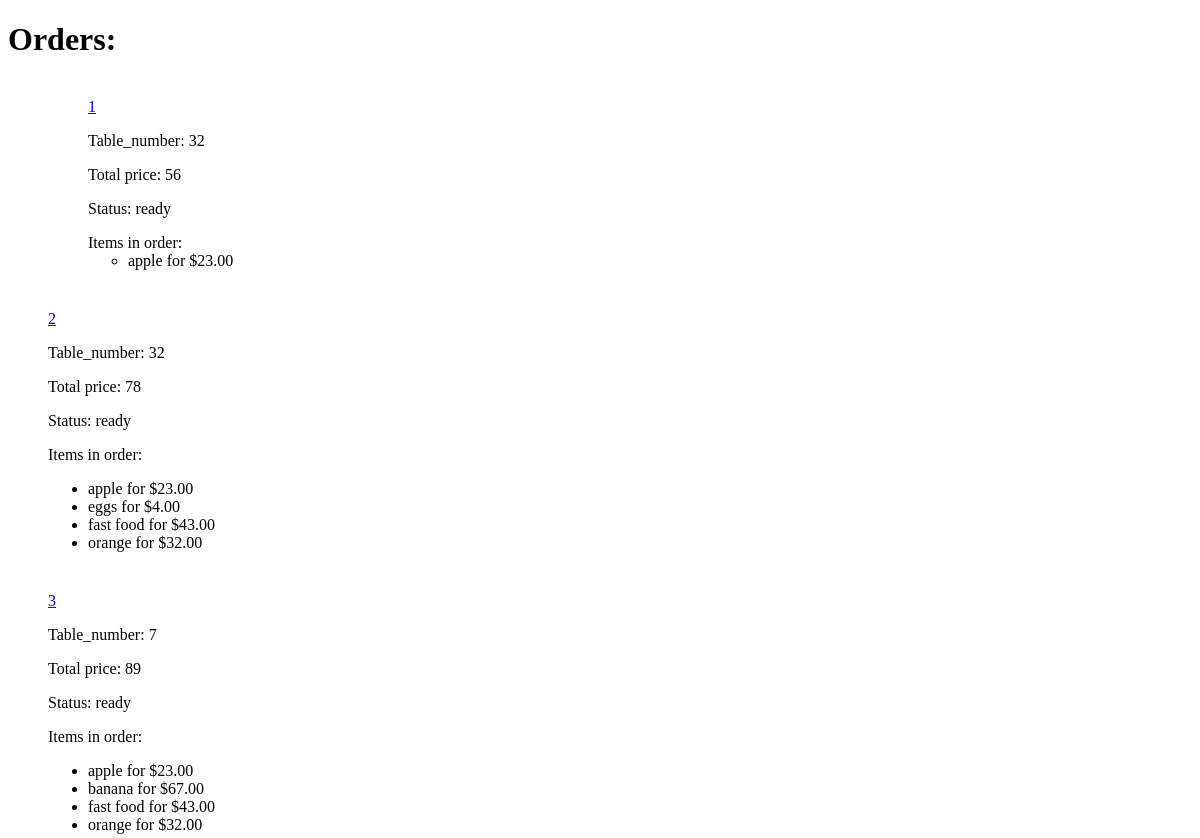
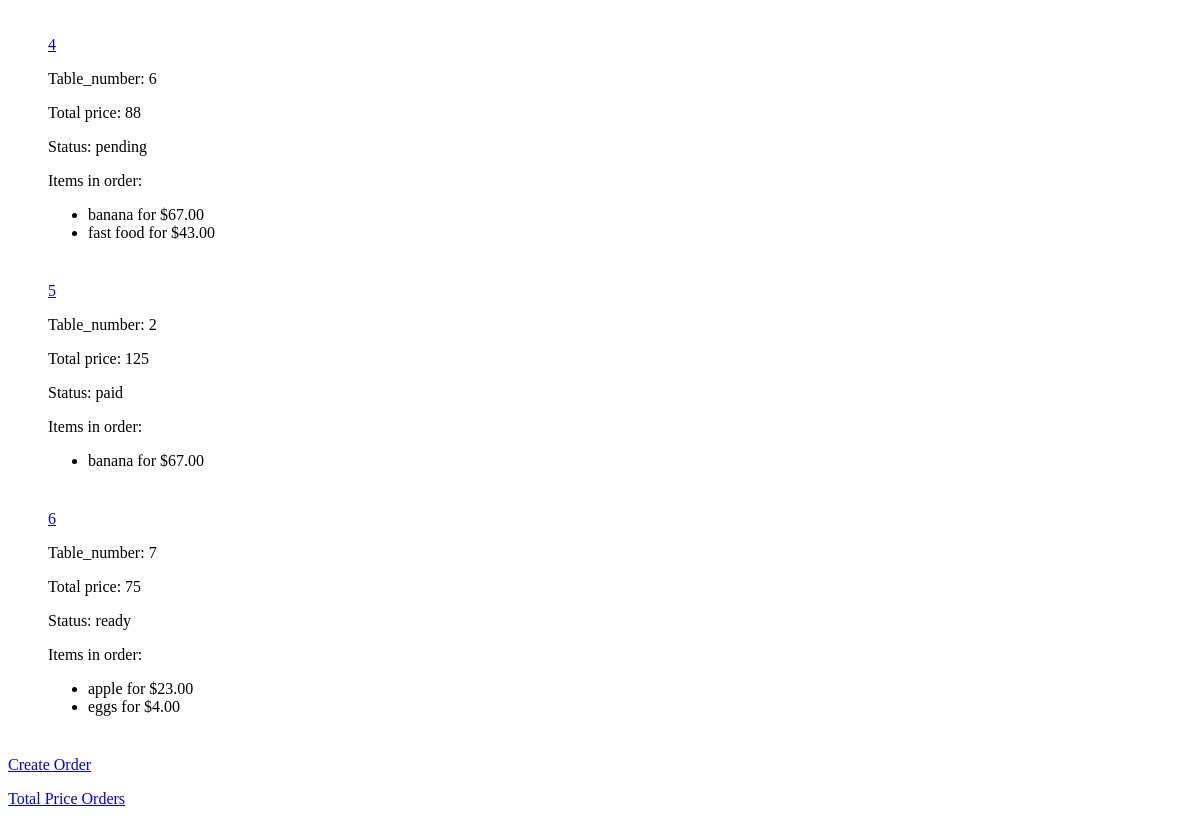
Page /cafe/orders/ on the earlier database version (2 pictures, top to bottom).
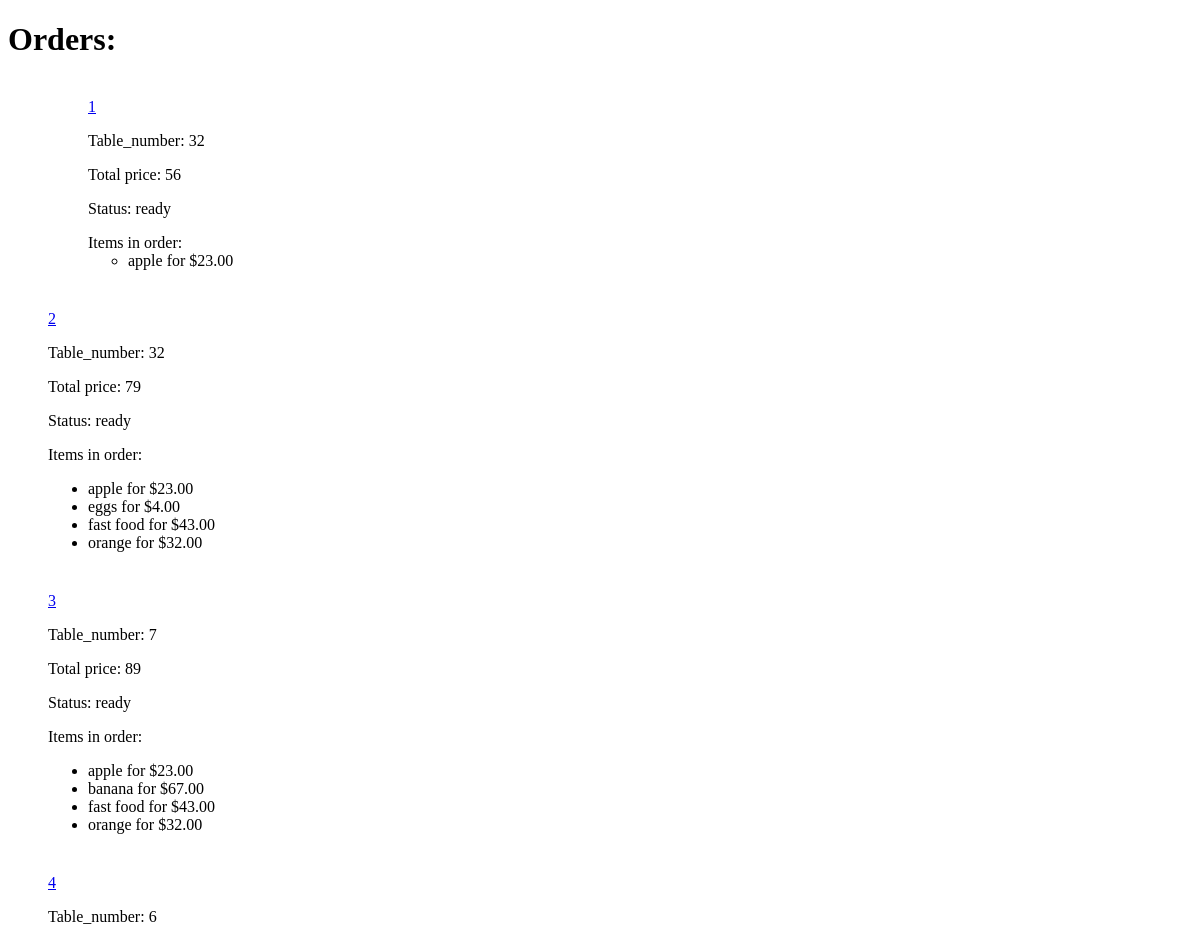
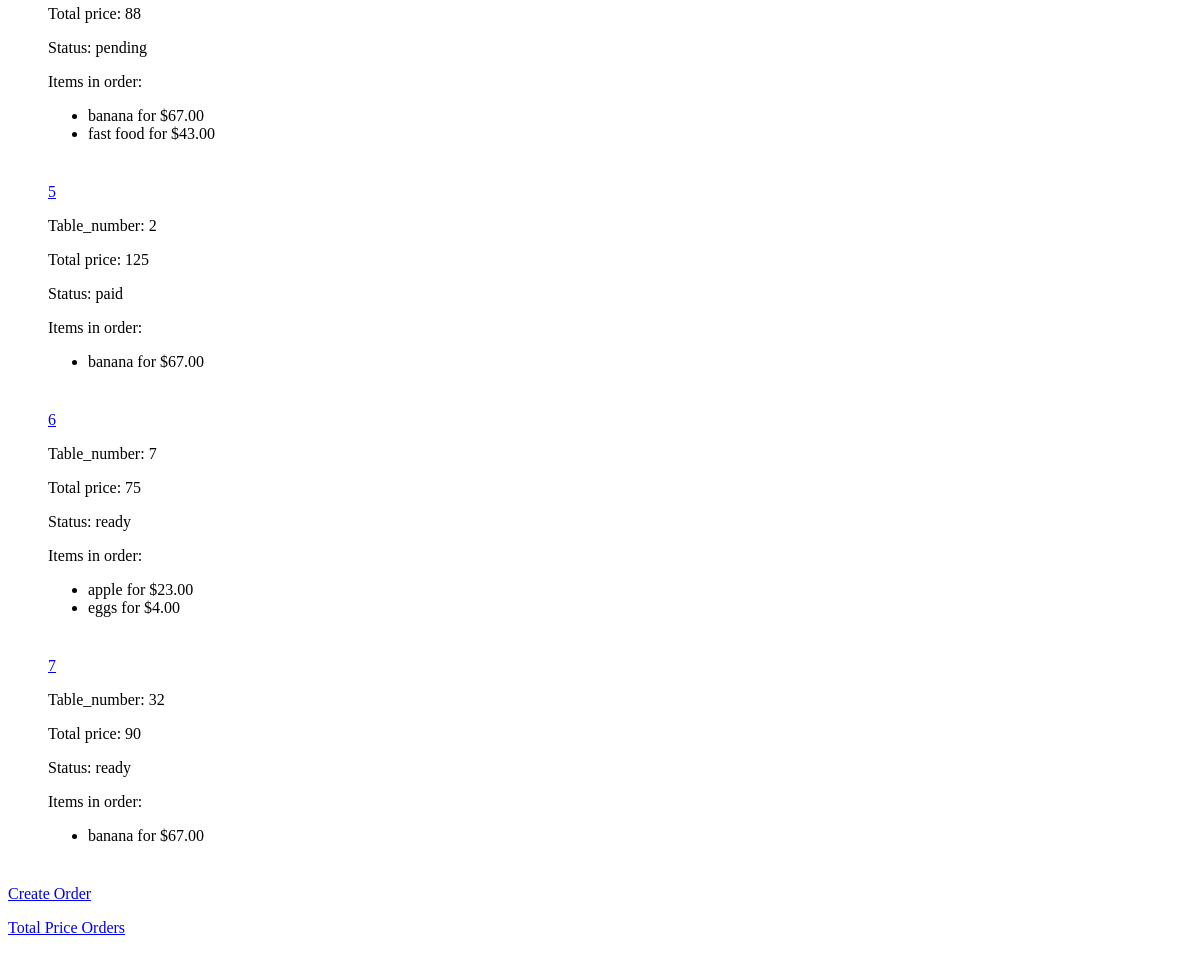
Same page on the later database version (2 pictures, top to bottom).
### cafe/models.py (models this page shows)
class Order(models.Model):
    STATUS_CHOICES = [
        ('pending', 'В ожидании'),
        ('ready', 'Готово'),
        ('paid', 'Оплачено'),
    ]
    table_number = models.ForeignKey(Table, related_name='orders', on_delete=models.CASCADE, default=1)
    items = models.ManyToManyField(Item, related_name="orders", verbose_name='orders')
    total_price = models.IntegerField(null=False)
    status = models.CharField(max_length=20, choices=STATUS_CHOICES, default='В ожидании')

class Table(models.Model):
    number = models.IntegerField(null=False)

class Item(models.Model):
    class Meta:
        ordering = ["name", "price"]
    name = models.CharField(max_length=100)
    description = models.TextField(null=False, blank=True)
    price = models.DecimalField(default=0, max_digits=8, decimal_places=2)
    discount = models.SmallIntegerField(default=0)
    created_at = models.DateTimeField(auto_now_add=True)
    archived = models.BooleanField(default=False)

### cafe/views.py (the view)
# urls.py: path("orders/", OrdersListView.as_view(), name="orders_list"),
class OrdersListView(ListView):
    template_name = "cafe/orders/orders_list.html"
    queryset = Order.objects.all().prefetch_related("items")
    context_object_name = "orders"

### cafe/templates/cafe/orders/orders_list.html (shortened to what this page needs)
{% extends 'cafe/orders/base.html' %}
{% block body %}
  <h1>Orders:</h1>
  {% if orders %}
    <div>
      <ul>
      {% for order in orders %}
        <div style="margin:40px;">
          <p><a href="{% url 'cafe:order' pk=order.pk %}"> {{ order.pk }}</a>
          <div>
            <p>Table_number: {{ order.table_number.number }}</p>
            <p>Total price: {{ order.total_price }}</p>
            <p>Status: {{ order.status }}</p>
            <div>
              Items in order:
              <ul>
                {% for item in order.items.all %}
                  <li>{{ item.name }} for ${{ item.price }}</li>
                {% endfor %}
              </ul>
            </div>
          </div>
        </div>
      </ul>
    </div>
{% endfor %}
<p><a href="{% url 'cafe:create' %}"> Create Order</a>
<p><a href="{% url 'cafe:total_price' %}"> Total Price Orders</a>
  {% else %}
    <h3>No orders yet</h3>
  {% endif %}
{% endblock %}

### cafe/templates/cafe/orders/base.html (shortened to what this page needs)
<!DOCTYPE html>
<html lang="en">
<head>
</head>
<body>
{% block body %}{% endblock %}
</body>
</html>

Differences in the rows shown:
changed Order id 2: total_price "78" → "79"
added Order: pk "7", table_number.number "32", total_price "90", status "ready", Item (name "banana", price "67.00")
